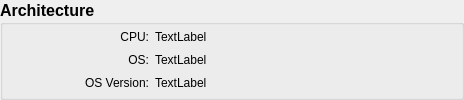
              <widget class="QGroupBox" name="groupBox_2">
               <property name="font">
                <font>
                 <pointsize>12</pointsize>
                 <bold>true</bold>
                </font>
               </property>
               <property name="title">
                <string>Architecture</string>
               </property>
               <layout class="QVBoxLayout" name="verticalLayout_5">
                <property name="leftMargin">
                 <number>6</number>
                </property>
                <property name="topMargin">
                 <number>3</number>
                </property>
                <property name="rightMargin">
                 <number>6</number>
                </property>
                <property name="bottomMargin">
                 <number>6</number>
                </property>
                <item>
                 <layout class="QGridLayout" name="gridLayout_3">
                  <item row="0" column="0">
                   <widget class="QLabel" name="sysArchCPU_label">
                    <property name="minimumSize">
                     <size>
                      <width>140</width>
                      <height>0</height>
                     </size>
                    </property>
                    <property name="font">
                     <font>
                      <pointsize>9</pointsize>
                      <bold>false</bold>
                     </font>
                    </property>
                    <property name="text">
                     <string notr="true">CPU:</string>
                    </property>
                    <property name="alignment">
                     <set>Qt::AlignRight|Qt::AlignTrailing|Qt::AlignVCenter</set>
                    </property>
                   </widget>
                  </item>
                  <item row="0" column="1">
                   <widget class="QLabel" name="sysArchCPU_value">
                    <property name="sizePolicy">
                     <sizepolicy hsizetype="Expanding" vsizetype="Preferred">
                      <horstretch>0</horstretch>
                      <verstretch>0</verstretch>
                     </sizepolicy>
                    </property>
                    <property name="minimumSize">
                     <size>
                      <width>300</width>
                      <height>0</height>
                     </size>
                    </property>
                    <property name="font">
                     <font>
                      <pointsize>9</pointsize>
                      <bold>false</bold>
                     </font>
                    </property>
                    <property name="text">
                     <string notr="true">TextLabel</string>
                    </property>
                   </widget>
                  </item>
                  <item row="1" column="0">
                   <widget class="QLabel" name="sysOS_label">
                    <property name="minimumSize">
                     <size>
                      <width>140</width>
                      <height>0</height>
                     </size>
                    </property>
                    <property name="font">
                     <font>
                      <pointsize>9</pointsize>
                      <bold>false</bold>
                     </font>
                    </property>
                    <property name="text">
                     <string notr="true">OS:</string>
                    </property>
                    <property name="alignment">
                     <set>Qt::AlignRight|Qt::AlignTrailing|Qt::AlignVCenter</set>
                    </property>
                   </widget>
                  </item>
                  <item row="1" column="1">
                   <widget class="QLabel" name="sysOS_value">
                    <property name="sizePolicy">
                     <sizepolicy hsizetype="Expanding" vsizetype="Preferred">
                      <horstretch>0</horstretch>
                      <verstretch>0</verstretch>
                     </sizepolicy>
                    </property>
                    <property name="minimumSize">
                     <size>
                      <width>300</width>
                      <height>0</height>
                     </size>
                    </property>
                    <property name="font">
                     <font>
                      <pointsize>9</pointsize>
                      <bold>false</bold>
                     </font>
                    </property>
                    <property name="text">
                     <string notr="true">TextLabel</string>
                    </property>
                   </widget>
                  </item>
                  <item row="2" column="0">
                   <widget class="QLabel" name="sysOSVersion_label">
                    <property name="minimumSize">
                     <size>
                      <width>140</width>
                      <height>0</height>
                     </size>
                    </property>
                    <property name="font">
                     <font>
                      <pointsize>9</pointsize>
                      <bold>false</bold>
                     </font>
                    </property>
                    <property name="text">
                     <string>OS Version:</string>
                    </property>
                    <property name="alignment">
                     <set>Qt::AlignRight|Qt::AlignTrailing|Qt::AlignVCenter</set>
                    </property>
                   </widget>
                  </item>
                  <item row="2" column="1">
                   <widget class="QLabel" name="sysOSVersion_value">
                    <property name="sizePolicy">
                     <sizepolicy hsizetype="Expanding" vsizetype="Preferred">
                      <horstretch>0</horstretch>
                      <verstretch>0</verstretch>
                     </sizepolicy>
                    </property>
                    <property name="minimumSize">
                     <size>
                      <width>300</width>
                      <height>0</height>
                     </size>
                    </property>
                    <property name="font">
                     <font>
                      <pointsize>9</pointsize>
                      <bold>false</bold>
                     </font>
                    </property>
                    <property name="text">
                     <string notr="true">TextLabel</string>
                    </property>
                   </widget>
                  </item>
                 </layout>
                </item>
               </layout>
              </widget>
